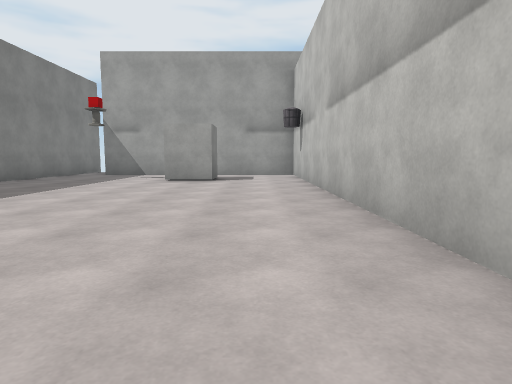
View 1 (above)

19 first-person views from a walk through a scene from a Unity 3-D project. The camera is 1.2 m above the floor, tilts 6° down and sees 75° across. The floor is counted in squares, 2 m on a side. Each view is taken from the middle of a square. On the plan, view 1 faces up. The plan holds only what a view shows up to about 10 squares ahead; the rest is blank. The place goes on beyond the plan. The player is left out. Surface patterns are stand-ins for the level's own textures.

View 2
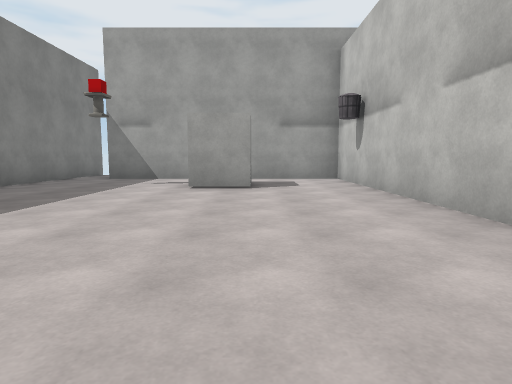

View 3
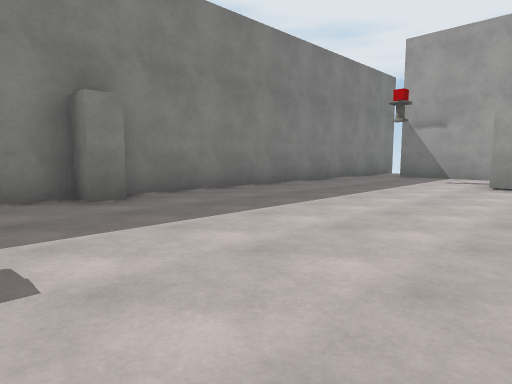

View 4
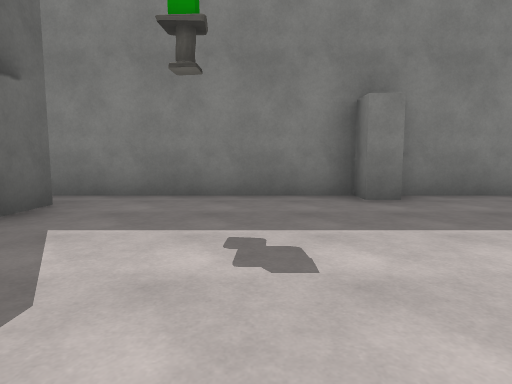

View 5
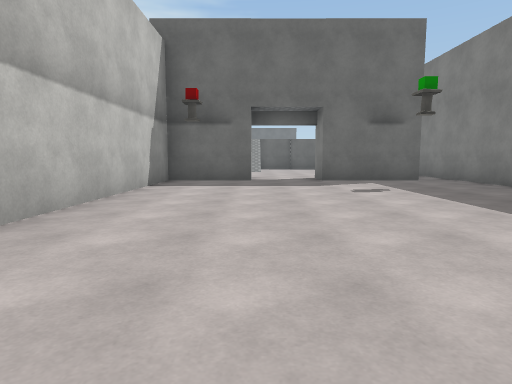

View 6
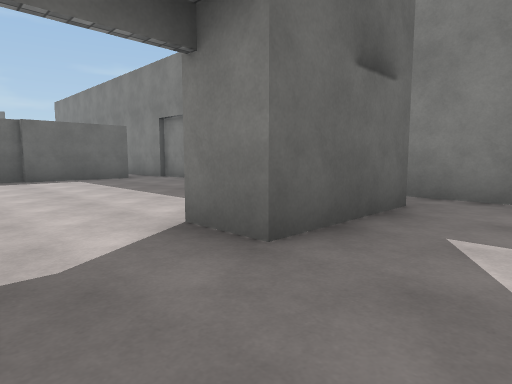

View 7
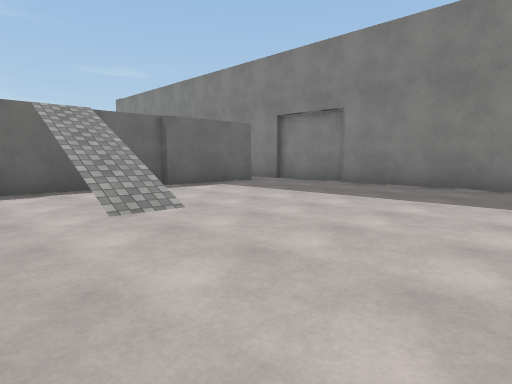

View 8
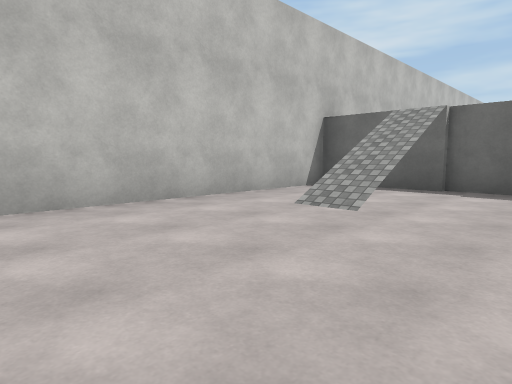

View 9
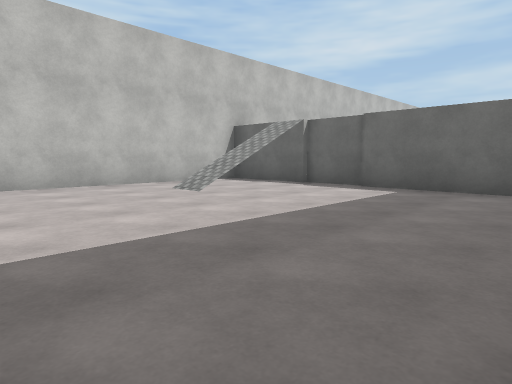

View 10
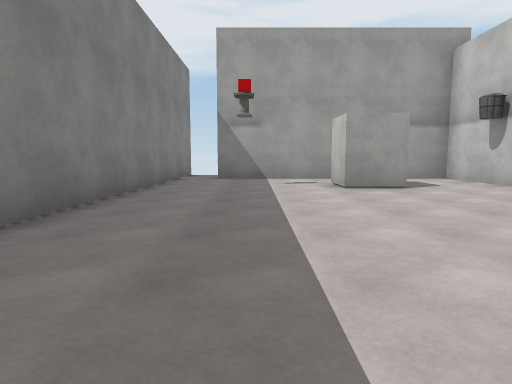

View 11
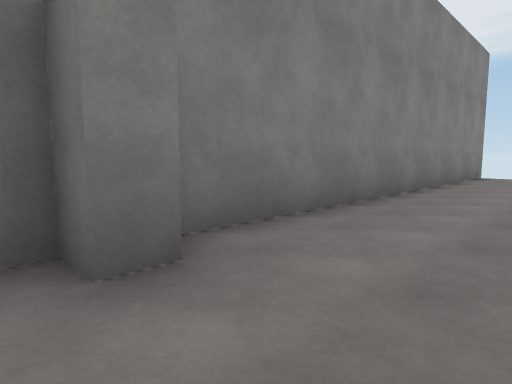

View 12
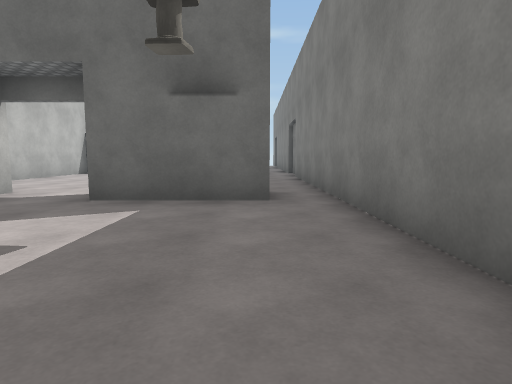

View 13
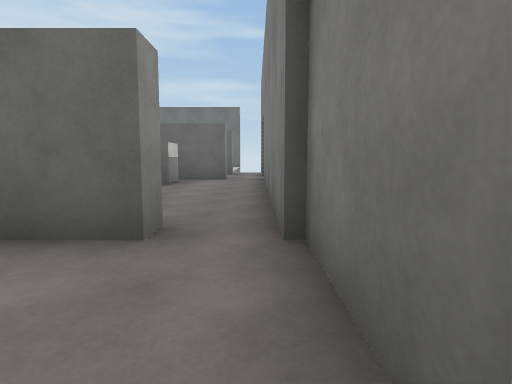

View 14
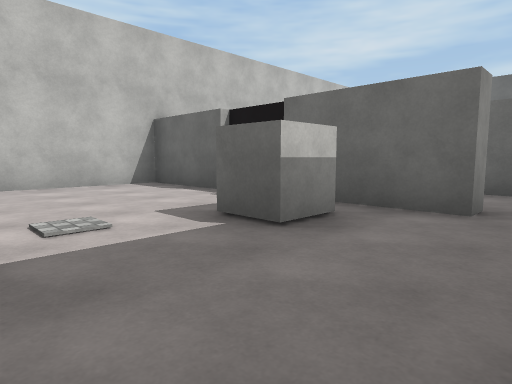

View 15
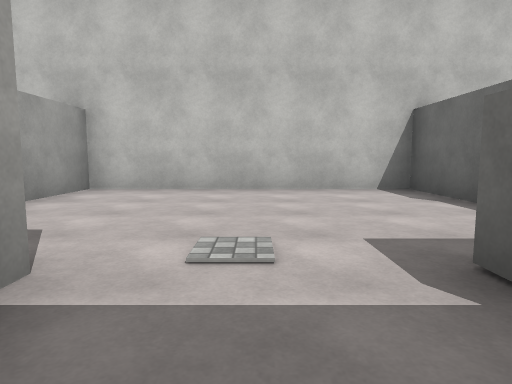

View 16
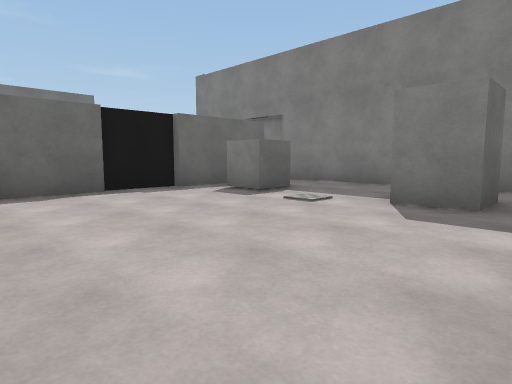

View 17
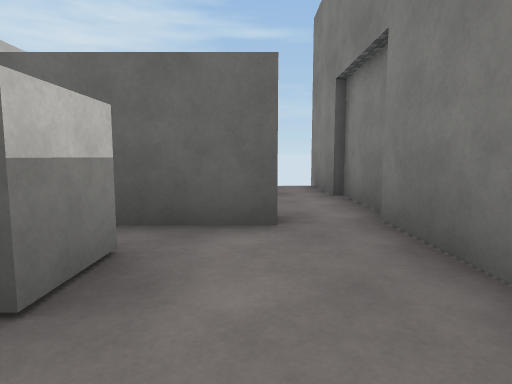

View 18
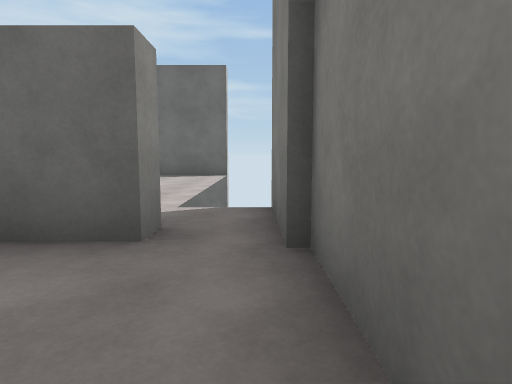

View 19
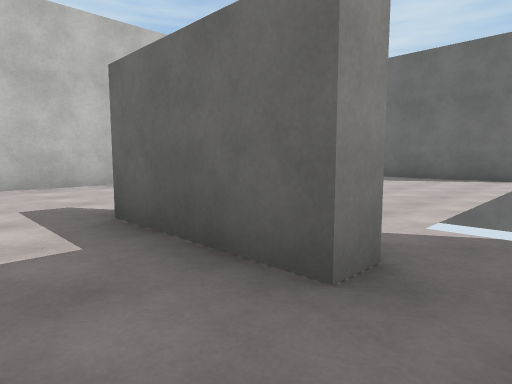

### Floor plan
Points are (right, up) in squares from view 1. A wall is a line through its corners. A room is listed if a view was taken in it or the views show most of it. See-through windows are left out.
Room 1 (views 1, 2, 3, 4, 5, 6, 10, 11, 12)
walls: (-5.7, 3.1) (-5.7, 2.5) (-6.2, 2.5) (-6.2, -1.5); (-0.9, -1.6) (1.3, -1.6) (1.3, 11.2) (-5.1, 11.2); (-5.2, -1.6) (-2.7, -1.6); (-6.2, 13.4) (-6.2, 3.2)
ways out: opening at (-6, -2) to room 2; opening at (-1.5, -2) to room 2
objects: block (-2, 9) to (-1, 9)
Room 2 (views 7, 8, 9, 13)
walls: (-0.9, -2.8) (-0.9, -1.9); (-2.7, -1.6) (-2.7, -2.6); (-6.4, -7.2) (-6.4, -8.4); (-6.2, -1.5) (-6.2, -7.2); (-5.2, -9.4) (1.3, -9.4) (1.3, -3.5)
ways out: opening at (-6, -2) to room 1; opening at (-1.5, -2) to room 1; opening at (-6, -9) to room 3
Room 3 (views 14, 15, 16, 17, 18)
walls: (-2.8, -16.1) (-1.2, -16.1); (-1.2, -15.9) (1.3, -15.9) (1.3, -9.9) (-0.6, -9.9); (-5.2, -9.9) (-5.2, -9.4); (-5.2, -16.5) (-5.2, -15.9) (-2.6, -15.9); (-6.2, -9.2) (-6.2, -16.2); (-6.4, -8.4) (-6.4, -9.4)
ways out: opening at (-6, -9) to room 2; opening at (-6, -16) to room 4
objects: other object (-4, -15); block (-4, -12) to (-4, -11)
Room 4 (view 19)
walls: (-5.2, -18.3) (-2.6, -18.3); (-6.4, -16.4) (-6.4, -18.2)
ways out: opening at (-6, -16) to room 3; opening at (-6, -18) to room 5; opening at (-2, -17)
Room 5 (no view inside)
walls: (-5.2, -18.9) (-5.2, -18.3); (-6.2, -18.1) (-6.2, -20.2)
ways out: opening at (-6, -18) to room 4; opening at (-5, -19); gap at (-6, -20)

Where each view was taken, in squares from view 1:
view 1: 0 up, 0 right, facing up
view 2: 2 up, 1 left, facing up
view 3: 1 up, 1 left, facing up-left
view 4: 1 up, 1 left, facing left
view 5: 7 up, 1 left, facing down
view 6: 0 up, 1 left, facing down-left
view 7: 3 down, 1 right, facing down-left
view 8: 3 down, 3 left, facing down-right
view 9: 3 down, 6 left, facing down-right
view 10: 2 up, 4 left, facing up
view 11: 2 up, 4 left, facing up-left
view 12: 3 up, 5 left, facing down
view 13: 7 down, 6 left, facing down
view 14: 12 down, 6 left, facing down-right
view 15: 13 down, 5 left, facing right
view 16: 10 down, 1 right, facing down-left
view 17: 13 down, 5 left, facing down
view 18: 16 down, 6 left, facing down
view 19: 17 down, 6 left, facing down-right
